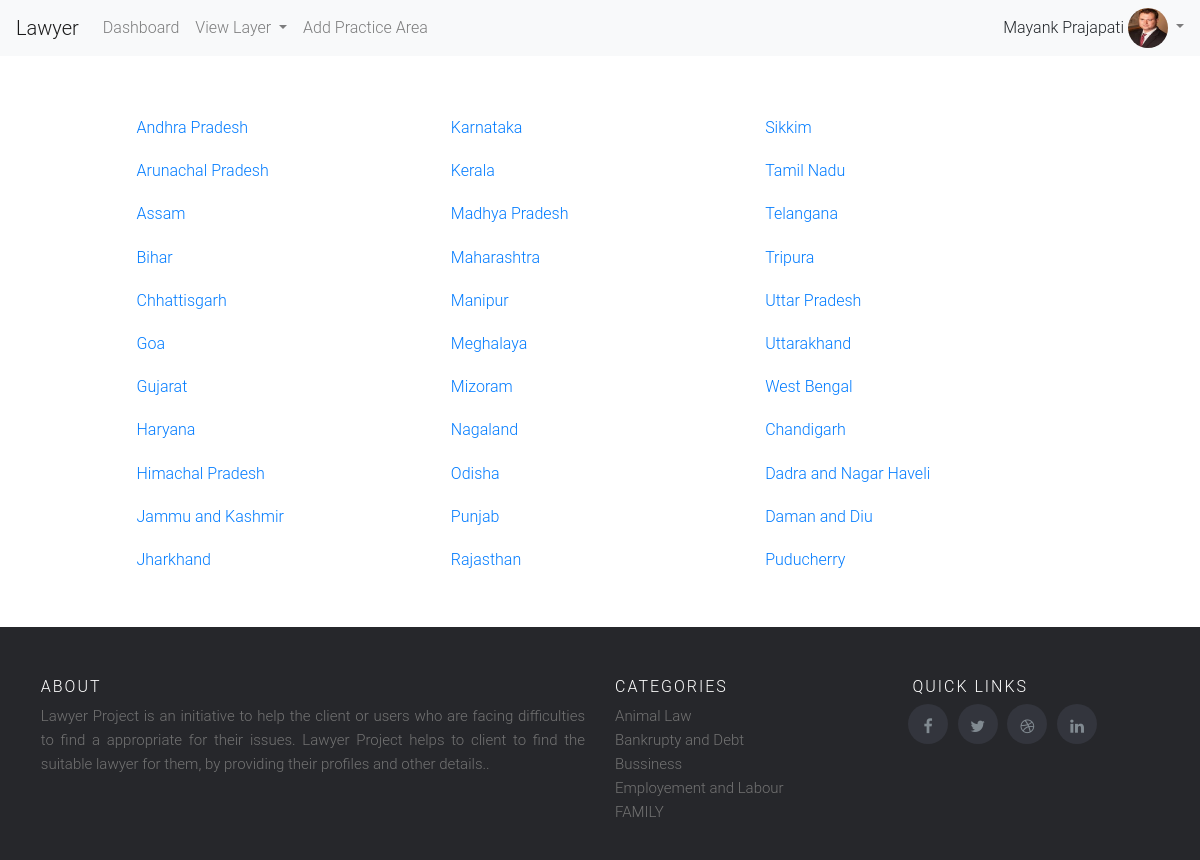
The page /state_list/ (signed in) on the database its author committed.
### lawyer/models.py (models this page shows, shortened)
class Lawyer(models.Model):
    YEAR = (
        ('2019', '2019'),
        ('2018', '2018'),
        ('2017', '2017'),
        ('2016', '2016'),
        ('2015', '2015'),
        ('2014', '2014'),
        ('2013', '2013'),
        ('2012', '2012'),
        ('2011', '2011'),
        ('2010', '2010'),
        ('2009', '2009'),
        ('2008', '2008'),
        ('2007', '2007'),
        ('2006', '2006'),
        ('2005', '2005'),
        ('2004', '2004'),
        ('2003', '2003'),
        ('2002', '2002'),
        ('2001', '2001'),
        ('2000', '2000'),
    )
    user = models.OneToOneField(User,on_delete=models.CASCADE)
    address1 = models.CharField(max_length=400,blank=False,null=False,validators=[
        RegexValidator(regex='(^[A-Za-z0-9]+|,| |/|[A-Za-z]+)+[A-Za-z0-9]+|,| |$',message='Enter Valid Address1')
    ])
    address2 = models.CharField(max_length=400,blank=False,null=False,validators=[
        RegexValidator(regex='(^[A-Za-z0-9]+|,| |/|[A-Za-z]+)+[A-Za-z0-9]+|,| |$',message='Enter Valid Address2')
    ])
    city = models.CharField(max_length=128,blank=False,null=False,validators=[
        RegexValidator(regex='[A-Za-z]{2}[a-z]+$',message='City should only contain letters and mustcontains atleast 2 chracters..')
    ])
    state = models.ForeignKey(State,on_delete=models.CASCADE,null=False,blank=False)
    zipcode = models.CharField(max_length=128,blank=False,null=False,validators=[
        RegexValidator(regex='^[0-9]{6}$',message='Enter Valid Zipcode')
    ])
    phone_number = models.CharField(max_length=128,blank=False,null=False,validators=[
        RegexValidator(regex='^[6|7|8|9]+[0-9]{9}$',message='Enter 10 digit number')
    ])
    license_in = models.ForeignKey(State,on_delete=models.CASCADE,blank=False,null=False,related_name='license_id')
    license_id = models.CharField(max_length=128,blank=False,null=False,validators=[
        RegexValidator(regex='^[A-Za-z0-9]*$',message='Enter Valid License Id')
    ])
    year_admitted = models.CharField(choices=YEAR,max_length=128,blank=False,null=False,)
    profile_image = models.ImageField(upload_to='profile_images',blank=False,null=False,)

class State(models.Model):
    state_name = models.CharField(max_length=400,null=True,blank=True)

class Practice_area(models.Model):
    practice = models.CharField(max_length=128,blank=True, null=True)
    class Meta:
        verbose_name_plural = 'Practice Area'

### lawyer/views.py (the view)
# urls.py: path('state_list/',views.state_list,name='state_list'),
def state_list(request):
    state = State.objects.all()
    return render(request,'client/state.html',{'state':state})

### lawyer/templatetags/practice_menu.py (called while the page is built)
def practice_area():
    practice = Practice_area.objects.all()
    return practice

### lawyer/templatetags/profile_tag.py (called while the page is built)
def profile_menu(lid):
    print(lid)
    try:
        if lid:
            profile = Lawyer.objects.get(user_id=lid)
            return profile.profile_image
    except Exception as e:
        print(e)

### templates/client/state.html (shortened to what this page needs)
{% extends 'client/base.html' %} {% block body_block %}
<div class='container' style='margin-top:5%;'>
    <div class="row">
        <div class='col-xs-12 col-md-10 col-md-offset-1'>
            <div id="js-top-state-link-farm" class="text-columns text-columns-narrowest text-columns-max-3 u-margin-bottom-0">
                <ol class="unstyled-list">
                    {% for s in state %}
                        <li class="u-margin-bottom-half"><a title="Alabama Child Custody Lawyers" href="{% url "practice_area_for_state" %}?state={{s.id}}">{{s.state_name}}</a></li>
                    {% endfor %}
                </ol>
            </div>
        </div>
    </div>
</div>
{% endblock %}

### templates/client/base.html (shortened to what this page needs)
<html>
{% load staticfiles %}
{% load crispy_forms_tags %}
{% load practice_menu %}
{% load profile_tag %}
<head>
    <link href='{% static "css/bootstrap.css" %}' rel='stylesheet' />
    <link href='{% static "css/style.css" %}' rel='stylesheet' />
    <link href='{% static "css/carousel.css" %}' rel='stylesheet' />
    <link href='{% static "css/glyphicon.css" %}' rel='stylesheet' />
    <link rel="stylesheet" href="https://cdnjs.cloudflare.com/ajax/libs/font-awesome/4.7.0/css/font-awesome.min.css">
</head>
<body>
    <nav class="navbar navbar-expand-lg navbar-light bg-light">
        <a class="navbar-brand" href="#">Lawyer
        </a>
        <div class="collapse navbar-collapse" id="navbarSupportedContent">
            <ul class="navbar-nav mr-auto">
                <li class="nav-item">
                    <a class="nav-link" href="{% url 'index' %}">Dashboard<span class="sr-only">(current)</span></a>
                </li>
                <li class="nav-item dropdown">
                    <a class="nav-link dropdown-toggle" href="http://example.com" id="navbarDropdownMenuLink" data-toggle="dropdown" aria-haspopup="true" aria-expanded="false">
                        View Layer
                    </a>
                            {% practice_area as practice %}
                </li>
                  {% if user.is_superuser %}
                        <li class="nav-item">
                    <a class="nav-link" href="{% url 'add_practice_area' %}">Add Practice Area</a>
                </li>
                  {% endif %}
            </ul>
         <form class="form-inline my-2 my-lg-0">
            {% if  request.user.is_superuser %}
              {{request.user.first_name}} {{request.user.last_name}}&nbsp;
             <ul class="navbar-nav">
                <li class="nav-item dropdown">
                    <a class="nav-link dropdown-toggle" style='padding:0 0;' href="#" id="navbarDropdownMenuLink" role="button" data-toggle="dropdown" aria-haspopup="true" aria-expanded="false">
                        <img src='{{MEDIA_URL}}{{ request.user.id|profile_menu }}' height='40' width='40' style='border-radius:50%;'/>
                   </a>
                </li>
            </ul>
            {% endif %}
            </form>
        </div>
    </nav>
    {% block body_block %} {% endblock %}
<footer class="site-footer" style='margin-top:3%;'>
    <div class="container">
        <div class="row">
            <div class="col-sm-12 col-md-6">
                <h6>About</h6>
                <p class="text-justify">Lawyer Project is an initiative to help the client or users who are facing difficulties to find a appropriate for their issues.
                Lawyer Project helps to client to find the suitable lawyer for them, by providing their profiles and other details..
                </p>
            </div>
            <div class="col-xs-6 col-md-3">
                <h6>Categories</h6>
                <ul class="footer-links">
                 {% practice_area as practice %}
                    {% for i in practice %}
                     <li><a class="dropdown-item-footer" href="{% url 'view_lawyers' %}?practice_area={{i.practice}}">{{i.practice}}</a></li>
                 {% endfor %}
                </ul>
            </div>
            <div class="col-xs-6 col-md-3">
                <h6 style='margin-left:4%;'>Quick Links</h6>
               <ul class="social-icons">
                    <li><a class="facebook" href="https://www.facebook.com/"><i class="fa fa-facebook" style='margin-top:35%;'></i></a></li>
                    <li><a class="twitter" href="https://www.twitter.com/"><i class="fa fa-twitter" style='margin-top:35%;'></i></a></li>
                    <li><a class="dribbble" href="https://www.dribble.com/"><i class="fa fa-dribbble" style='margin-top:35%;'></i></a></li>
                    <li><a class="linkedin" href="https://www.linkedin.com/"><i class="fa fa-linkedin" style='margin-top:35%;'></i></a></li>
                </ul>
            </div>
        </div>
    </div>
</footer>
</body>
</html>

### static/css/style.css (style rules this page uses)
.row { margin-left: -1.2rem; margin-right: -1.2rem; }
p { overflow-wrap: break-word; word-wrap: break-word; word-break: break-word; margin: 0 0 0.75em; }
.u-margin-bottom-half { margin-bottom: 1.2rem !important; }
.unstyled-list { padding-left: 0; list-style: none; }
.u-margin-bottom-0 { margin-bottom: 0rem !important; }
.text-columns-max-3 { column-count: 3; }
.col-md-offset-1 { margin-left: 8.33333%; }
.site-footer { background-color: #26272b; padding: 45px 0 20px; font-size: 15px; line-height: 24px; color: #737373; }
.site-footer h6 { color: #fff; font-size: 16px; text-transform: uppercase; margin-top: 5px; letter-spacing: 2px }
.site-footer a { color: #737373; }
.footer-links { padding-left: 0; list-style: none }
.footer-links li { display: block }
.footer-links a { color: #737373 }
.site-footer .social-icons a { width: 40px; height: 40px; line-height: 40px; margin-left: 6px; margin-right: 0; border-radius: 100%; background-color: #33353d }
.social-icons { padding-left: 0; margin-bottom: 0; list-style: none }
.social-icons li { display: inline-block; margin-bottom: 4px }
.social-icons a { background-color: #eceeef; color: #818a91; font-size: 16px; display: inline-block; line-height: 44px; width: 44px; height: 44px; text-align: center; margin-right: 8px; border-radius: 100%; -webkit-transition: all .2s linear; -o-transition: all .2s linear; transition: all .2s linear }

### rows shown on the page
State: state_name "Andhra Pradesh"
State: state_name "Arunachal Pradesh"
State: state_name "Assam"
State: state_name "Bihar"
State: state_name "Chhattisgarh"
State: state_name "Goa"
State: state_name "Gujarat"
State: state_name "Haryana"
State: state_name "Himachal Pradesh"
State: state_name "Jammu and Kashmir"
State: state_name "Jharkhand"
State: state_name "Karnataka"
State: state_name "Kerala"
State: state_name "Madhya Pradesh"
State: state_name "Maharashtra"
State: state_name "Manipur"
State: state_name "Meghalaya"
State: state_name "Mizoram"
State: state_name "Nagaland"
State: state_name "Odisha"
State: state_name "Punjab"
State: state_name "Rajasthan"
State: state_name "Sikkim"
State: state_name "Tamil Nadu"
State: state_name "Telangana"
State: state_name "Tripura"
State: state_name "Uttar Pradesh"
State: state_name "Uttarakhand"
State: state_name "West Bengal"
State: state_name "Chandigarh"
State: state_name "Dadra and Nagar Haveli"
State: state_name "Daman and Diu"
State: state_name "Puducherry"
Practice_area: practice "Animal Law"
Practice_area: practice "Bankrupty and Debt"
Practice_area: practice "Bussiness"
Practice_area: practice "Employement and Labour"
Practice_area: practice "FAMILY"

### other values the page prints
{{ request.user.first_name }} "Mayank"
{{ request.user.last_name }} "Prajapati"
